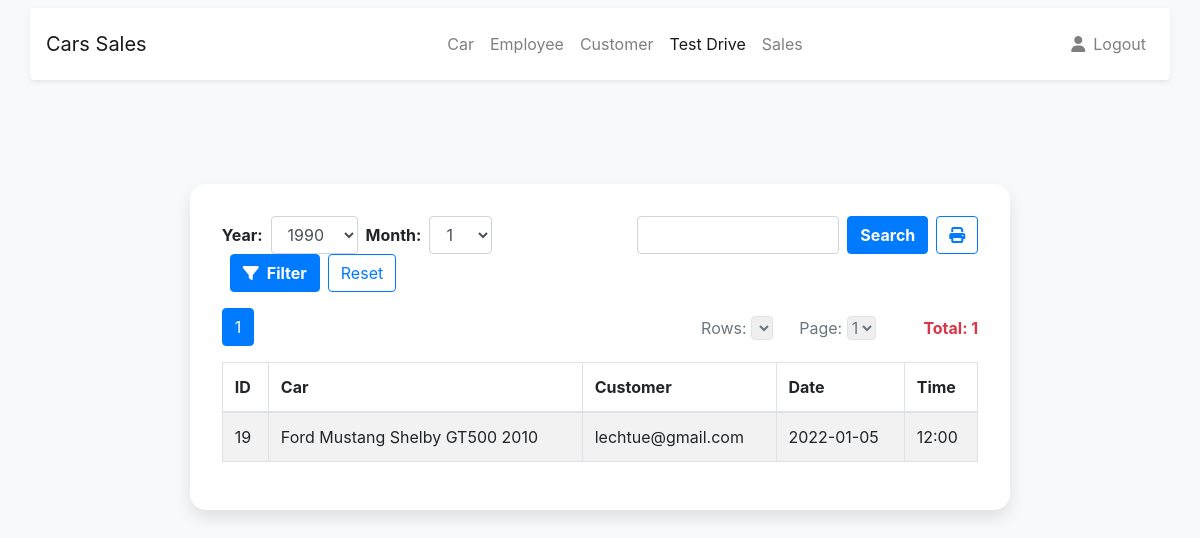
The page /staff/testSchedule.php (signed in) on the database its author committed.
### tables this page shows
CREATE TABLE `testdrive` (
  `id` int(20) NOT NULL,
  `customer` int(20) NOT NULL,
  `car` int(20) NOT NULL,
  `date` date NOT NULL,
  `time` int(2) NOT NULL
);

CREATE TABLE `car` (
  `id` int(10) NOT NULL,
  `name` varchar(20) NOT NULL,
  `make` varchar(20) NOT NULL,
  `model` varchar(20) NOT NULL,
  `year` int(4) NOT NULL,
  `seat` int(2) NOT NULL,
  `price` int(10) NOT NULL,
  `color` varchar(20) NOT NULL,
  `status` tinyint(1) NOT NULL DEFAULT 1
);

CREATE TABLE `customer` (
  `id` int(20) NOT NULL,
  `email` varchar(20) NOT NULL,
  `first` varchar(20) NOT NULL,
  `last` varchar(20) NOT NULL,
  `password` varchar(40) NOT NULL,
  `tel` int(8) NOT NULL
);

### staff/testSchedule.php (the view, shortened to what this page needs)
<?php
if(isset($_SESSION['activestaff']) || isset($_SESSION['activeadmin'])){
    require("../database/connection.php");
    require("../database/paginator.class.php");
    if(isset($_GET["search"]) && $_GET["input"]!='') {
      $x=  $_GET["input"];
      $condition  =  " and ( t.id like '%$x%'
                       or c.name like '%$x%'
                       or c.make like '%$x%'
                       or c.model like '%$x%'
                       or u.email like '%$x%'
                       )";
      $pages = new Paginator;
      $pages->default_ipp = 10;
      $sql_forms = $db->query("select t.id, c.make, c.name , c.model, c.year,t.date,t.time,u.email
                               from car c,customer u,testdrive t
                               WHERE 1
                               and c.id = t.car
                               and u.id = t.customer".$condition);
      $pages->items_total = $sql_forms->rowCount();
      $pages->mid_range = 9;
      $pages->paginate();
      $result =   $db->query("select t.id, c.make, c.name , c.model, c.year,t.date,t.time,u.email
                              from car c,customer u,testdrive t
                              WHERE 1
                              and c.id = t.car
                              and u.id = t.customer".$condition."
                              order by t.date desc ".$pages->limit."");
    }
    else {
    $pages = new Paginator;
    $pages->default_ipp = 10;
    $sql_forms = $db->query("SELECT * FROM testdrive WHERE 1");
    $pages->items_total = $sql_forms->rowCount();
    $pages->mid_range = 9;
    $pages->paginate();
    $result =   $db->query("select t.id, c.make, c.name , c.model, c.year,t.date,t.time,u.email
                            from car c,customer u,testdrive t
                            WHERE 1
                            and c.id = t.car
                            and u.id = t.customer
                            order by t.date desc ".$pages->limit."");
    }
}
else {
    header("location: index.php");
}
?>
<!DOCTYPE html>
<html lang="en">
<head>
    <link rel="stylesheet" href="https://stackpath.bootstrapcdn.com/bootstrap/4.4.1/css/bootstrap.min.css">
    <link rel="stylesheet" href="../style.css">
</head>
<body class=" bg-light">
    <nav class="navbar navbar-expand-lg navbar-light bg-light ">
        <div class="container shadow-sm p-3 mb-5 bg-white rounded">
          <a class="navbar-brand" href="index.php">
            Cars Sales
          </a>
          <div class="collapse navbar-collapse" id="navbarCollapse">
            <ul class="navbar-nav mx-auto">
              <li class="nav-item ">
                <a class="nav-link" href="dashboard.php?page=1&ipp=2">Car</a>
              </li>
              <li class="nav-item ">
                <a class="nav-link" href="employee.php?page=1&ipp=2">Employee</a>
              </li>
              <li class="nav-item ">
                <a class="nav-link" href="customer.php?page=1&ipp=2">Customer</a>
              </li>
              <li class="nav-item position-static">
                <a class="nav-link active" href="testSchedule.php?page=1&ipp=2">Test Drive</a>
              </li>
              <li class="nav-item position-static">
                <a class="nav-link" href="sales.php?page=1&ipp=2">Sales</a>
              </li>
            </ul>
            <ul class="navbar-nav flex-row">
              <li class="nav-item ml-lg-n4">
                <a class="nav-link" href="profile.php">
                    <i class="fas fa-user"></i>
                </a>
              </li>
              <li class="nav-item ml-lg-n2 ml-3">
                <a class="nav-link" href="../database/logout.php">
                    Logout
                </a>
              </li>
            </ul>
          </div>
        </div>
    </nav>
<div class="mr-sm-5 ml-sm-5">
    <div class="row">
      <div class="col-lg-10 col-xl-9 mx-auto">
        <div class="card card-signin flex-row my-5">
          <div class="card-body">
            <div class="d-flex justify-content-between">
            <div class="d-flex">
            <form method="get" action="testSchedule.php" class="form-inline">
                <label for="year" class="mr-2 font-weight-bold">Year:</label>
                <select id="year" name="year" class="form-control">
                </select>
                <label for="month" class="mr-2 font-weight-bold ml-2">Month:</label>
                <select id="month" name="month" class="form-control">
                </select>
                <button type="submit" class="btn btn-primary font-weight-bold ml-2"><i class="fas fa-filter mr-2"></i>Filter</button>
                <button type="button" class="btn btn-outline-primary ml-2" onclick="window.document.location.href='testSchedule.php?page=1&ipp=2'">Reset</button>
            </form>
            <form action="testSchedule.php" method="get">
                <div class="d-flex ml-5">
                  <input name='input' type="text" class="form-control">
                  <button type="submit" name="search" class="btn btn-primary ml-2 font-weight-bold">Search</button>
                </div>
            </form>
            </div>
            <div>
                <button class="btn btn-outline-primary ml-2 " onclick="print()"><i class="fas fa-print"></i></button>
            </div>
            </div>
            <div class="row marginTop">
                <div class="col-sm-12 paddingLeft pagerfwt">
                    <?php if($pages->items_total > 0) { ?>
                        <?php echo $pages->display_pages();?>
                        <?php echo $pages->display_items_per_page();?>
                        <?php echo $pages->display_jump_menu(); ?>
                    <?php }?>
                </div>
            </div>
            <table class="table table-bordered table-striped">
                <thead>
                    <tr>
                        <th>ID</th>
                        <th>Car</th>
                        <th>Customer</th>
                        <th>Date</th>
                        <th>Time</th>
                    </tr>
                </thead>
                <tbody>
                    <?php $x=[];
                    if($pages->items_total>0){
                        foreach($result as $row){ $x[]=$row;
                    ?>
                    <tr>
                        <td><?php echo $row['id']; ?></td>
                        <td><?php echo $row['make'].' '.$row['name'].' '.$row['model'].' '.$row['year']; ?></td>
                        <td><?php echo $row['email']; ?></td>
                        <td><?php echo $row['date']?></td>
                        <td><?php echo $row['time']?>:00</td>
                    </tr>
                    <?php
                        }
                    }else{?>
                    <tr>
                        <td colspan="6" align="center"><strong>No Record(s) Found!</strong></td>
                    </tr>
                    <?php } ?>
                </tbody>
            </table>
          </div>
        </div>
      </div>
    </div>
  </div>
</body>
</html>

### style.css (style rules this page uses)
:root { --input-padding-x: 1.5rem; --input-padding-y: .75rem; }
.card-signin { border: 0; border-radius: 1rem; box-shadow: 0 0.5rem 1rem 0 rgba(0, 0, 0, 0.1); }
.card-signin .card-body { padding: 2rem; }

### rows shown on the page
testdrive: id "19", car.make "Ford", car.name "Mustang Shelby", car.model "GT500", car.year "2010", customer.email "lechtue@gmail.com", date "2022-01-05", time "12"

### other values the page prints
$this->items_total "1"
form field value "1"
